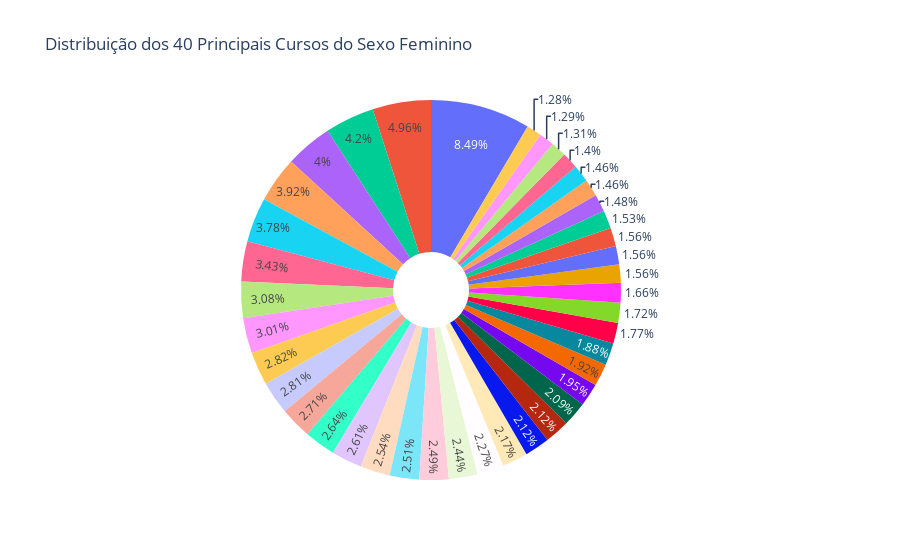

Notebook code cell kept with this figure:
### Code cell
import plotly.express as px

# Filtrar os dados para o sexo feminino
female_data = dataset[dataset['Sexo'] == 'F']

# Contar a quantidade de alunas por curso
course_counts = female_data['Curso'].value_counts()

# Selecionar os 30 primeiros cursos
top_40_courses = course_counts.head(40)

# Criar o gráfico de pizza com um buraco no meio
fig = px.pie(top_40_courses, values=top_40_courses.values, names=top_40_courses.index, title='Distribuição dos 40 Principais Cursos do Sexo Feminino', hole=0.2)
fig.update_layout(showlegend=False)
fig.show()

### Figure 1 — Plotly figure (JSON) as saved in the notebook; plotly's stock layout.template omitted (floating-point values rounded to 4 significant figures)
{"data": [{"domain": {"x": [0, 1], "y": [0, 1]}, "hole": 0.2, "hovertemplate": "Curso=%{label}<br>value=%{value}<extra></extra>", "labels": ["Técnico em Administração Integrado ao Ensino Médio", "Técnico em Agropecuária Integrado ao Ensino Médio", "Técnico em Administração Integrado", "Técnico em Meio Ambiente Integrado ao Ensino Médio", "Técnico em Química", "Técnico em Química Integrado ao Ensino Médio", "Técnico em Administração", "Técnico em Agropecuária Integrado - Alegre", "Curso Técnico em Administração EaD em Rede", "Técnico em Logística", "Técnico em Guia de Turismo Integrado ao Ensino Médio", "Técnico em Mecânica", "Técnico em Agroindústria Integrado", "TÉCNICO EM AQUICULTURA INTEGRADO", "Técnico em Segurança do Trabalho Integrado ao Ensino Médio", "Técnico em Edificações Integrado ao Ensino Médio", "TÉCNICO EM AGROPECUÁRIA", "TÉCNICO EM PESCA INTEGRADO", "Técnico em Florestas Integrado", "Técnico em Segurança do Trabalho", "Técnico em Administração Integrado ao Ensino Médio - Integral", "Técnico em Edificações", "Técnico  Mineração Integrado", "Técnico Integrado ao Ensino Médio em Logística", "TÉCNICO EM ZOOTECNIA", "Técnico em Meio Ambiente Integrado", "Técnico em Mecânica Integrado", "Técnico em Eletrotécnica", "Técnico em Biotecnologia Integrado ao Ensino Médio", "Técnico em Multimeios Didáticos", "Técnico em Informática para Internet Integrado ao Ensino Médio", "Técnico em Eletrotécnica Integrado", "Técnico em Portos Integrado ao Ensino Médio - Integral", "Técnico  Edificações Integrado", "Técnico em Metalurgia", "Técnico em Meio Ambiente Integrado ao Ensino Médio - Matutino", "Técnico em Manutenção de Sistemas Metroferroviários Integrado ao Ensino Médio", "Técnico em Geoprocessamento", "Técnico em Agroindústria Integrado - Alegre", "Técnico em Informática Integrado"], "legendgroup": "", "name": "", "showlegend": true, "type": "pie", "values": [505, 295, 250, 238, 233, 225, 204, 183, 179, 168, 167, 161, 157, 155, 151, 149, 148, 145, 135, 129, 126, 126, 124, 116, 114, 112, 105, 102, 99, 93, 93, 93, 91, 88, 87, 87, 83, 78, 77, 76]}], "layout": {"legend": {"tracegroupgap": 0}, "showlegend": false, "title": {"text": "Distribuição dos 40 Principais Cursos do Sexo Feminino"}}}
